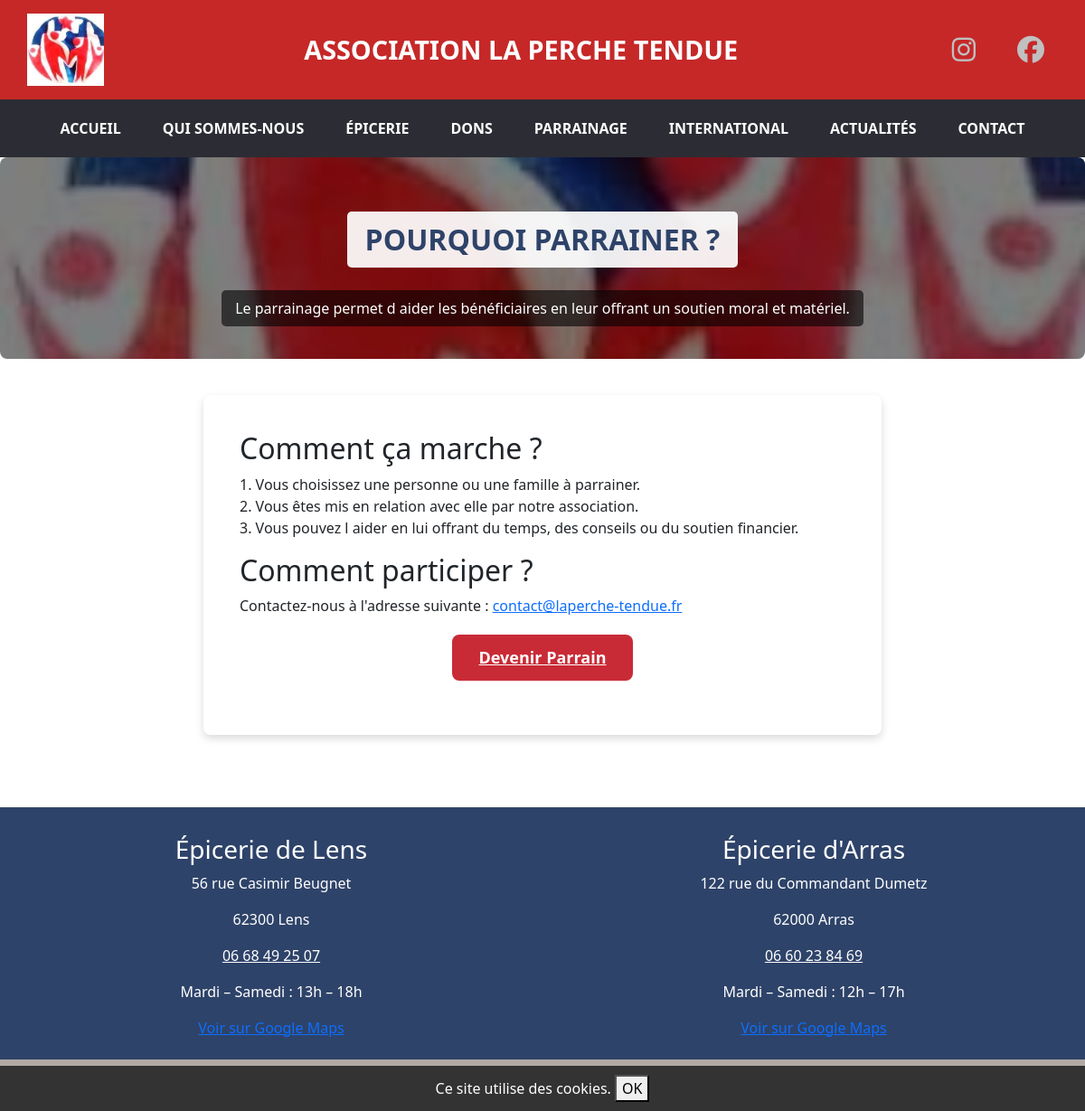
/public/parrainage.php, run on the app's committed database.
### tables this page shows
CREATE TABLE IF NOT EXISTS pages_contenu (
    id INT PRIMARY KEY AUTO_INCREMENT,
    page_slug VARCHAR(50) NOT NULL UNIQUE,
    page_titre VARCHAR(255) NOT NULL,
    bloc VARCHAR(50) NOT NULL,
    contenu TEXT NOT NULL,
    date_modification TIMESTAMP DEFAULT CURRENT_TIMESTAMP ON UPDATE CURRENT_TIMESTAMP
);

### public/parrainage.php (the view, shortened to what this page needs)
<?php
require_once '../database/database.php';
function getContenu($pdo, $slug) {
    $stmt = $pdo->prepare("SELECT contenu FROM pages_contenu WHERE page_slug = ?");
    $stmt->execute([$slug]);
    $row = $stmt->fetch(PDO::FETCH_ASSOC);
    return $row ? nl2br(htmlspecialchars($row['contenu'])) : '';
}
?>
<?php include '../includes/header.php'; ?>
<div class="parrainage-container">
    <div class="parrainage-banner">
        <h2 class="text-center">Pourquoi parrainer ?</h2>
        <p><?= getContenu($pdo, 'parrainage-pourquoi') ?></p>
    </div>
    <div class="parrainage-info">
        <h2>Comment ça marche ?</h2>
        <p><?= getContenu($pdo, 'parrainage-comment') ?></p>
        <h2>Comment participer ?</h2>
        <p>Contactez-nous à l'adresse suivante :
            <a href="mailto:<?= htmlspecialchars($pdo->query("SELECT contenu FROM pages_contenu WHERE page_slug='parrainage-contact'")->fetchColumn()) ?>">
                <?= htmlspecialchars($pdo->query("SELECT contenu FROM pages_contenu WHERE page_slug='parrainage-contact'")->fetchColumn()) ?>
            </a>
        </p>
        <a href="inscription-parrainage.php" class="btn-parrain">Devenir Parrain</a>
    </div>
</div>
<?php include '../includes/footer.php'; ?>

### public/assets/css/style.css (style rules this page uses)
html { font-size: 16px; text-size-adjust: 100%; -webkit-text-size-adjust: none; }
body { display: flex; flex-direction: column; min-height: 100vh; }
.contact-container, .parrainage-info { max-width: 750px; margin: 40px auto 80px; padding: 40px; background: #ffffff; border-radius: 8px; box-shadow: 0 4px 10px rgba(0, 0, 0, 0.15); }
.parrainage-banner { position: relative; width: 100%; max-height: 250px; display: flex; flex-direction: column; align-items: center; justify-content: center; text-align: center; color: white; border-radius: 8px; overflow: hidden; padding: 20px; background: url('../images/logo.jpg') no-repeat center center; background-size: cover; }
.parrainage-banner::before { content: ""; position: absolute; top: 0; left: 0; width: 100%; height: 100%; background: rgba(0, 0, 0, 0.5); }
.parrainage-banner h2 { position: relative; z-index: 1; background: rgba(255, 255, 255, 0.92); padding: 12px 20px; border-radius: 5px; font-size: 24px; font-weight: bold; color: #2E4369; text-transform: uppercase; }
.parrainage-banner p { position: relative; z-index: 1; background: rgba(0, 0, 0, 0.6); padding: 8px 15px; border-radius: 5px; font-size: 16px; margin-top: 5px; }
.btn-submit, .btn-parrain { width: 100%; max-width: 200px; display: block; margin: 20px auto; padding: 12px; background-color: #C92B36; color: white; font-size: 18px; font-weight: bold; text-align: center; border: none; border-radius: 8px; cursor: pointer; transition: background 0.3s ease-in-out, transform 0.1s ease-in-out; }
h2.text-center { text-align: center; font-size: 2rem; color: #2E4369; margin: 40px 0 20px; text-transform: uppercase; font-weight: bold; }

### data on the page
pages_contenu: contenu "Le parrainage permet d aider les bénéficiaires en leur offrant un soutien moral et matériel."
pages_contenu: contenu "1. Vous choisissez une personne ou une famille à parrainer. 2. Vous êtes mis en relation avec elle par notre association. 3. Vous pouvez l aider en lui offrant du temps, des conseils ou du soutien financier."
pages_contenu: contenu "contact@laperche-tendue.fr"
